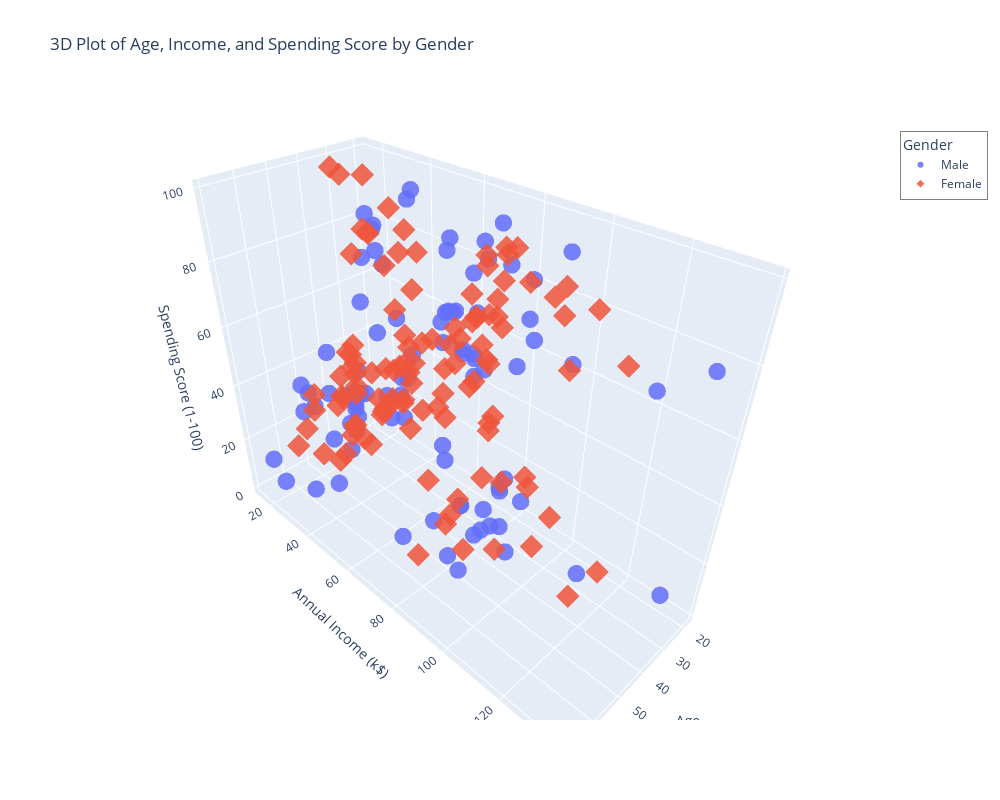

Notebook cell for this chart:
### Markdown cell above
# Data Visualization

### Code cell
# scatter plot
fig = px.scatter_3d(
    df,
    x='Age',
    y='Annual Income (k$)',
    z='Spending Score (1-100)',
    color='Gender',
    symbol='Gender',
    hover_data=['Gender', 'Age', 'Annual Income (k$)', 'Spending Score (1-100)'],
    title='3D Plot of Age, Income, and Spending Score by Gender',
    opacity=0.85,
    width=1000,
    height=800
)

for trace in fig.data:
    trace.marker.size = 6

fig.update_layout(
    legend=dict(
        x=1.1,
        y=0.95,
        bgcolor='rgba(255,255,255,0.6)',
        bordercolor='gray',
        borderwidth=1
    )
)

fig.show()

### Figure 1 — Plotly figure (JSON) as saved in the notebook; plotly's stock layout.template omitted (floating-point values rounded to 4 significant figures)
{"data": [{"customdata": [["Male"], ["Male"], ["Male"], ["Male"], ["Male"], ["Male"], ["Male"], ["Male"], ["Male"], ["Male"], ["Male"], ["Male"], ["Male"], ["Male"], ["Male"], ["Male"], ["Male"], ["Male"], ["Male"], ["Male"], ["Male"], ["Male"], ["Male"], ["Male"], ["Male"], ["Male"], ["Male"], ["Male"], ["Male"], ["Male"], ["Male"], ["Male"], ["Male"], ["Male"], ["Male"], ["Male"], ["Male"], ["Male"], ["Male"], ["Male"], ["Male"], ["Male"], ["Male"], ["Male"], ["Male"], ["Male"], ["Male"], ["Male"], ["Male"], ["Male"], ["Male"], ["Male"], ["Male"], ["Male"], ["Male"], ["Male"], ["Male"], ["Male"], ["Male"], ["Male"], ["Male"], ["Male"], ["Male"], ["Male"], ["Male"], ["Male"], ["Male"], ["Male"], ["Male"], ["Male"], ["Male"], ["Male"], ["Male"], ["Male"], ["Male"], ["Male"], ["Male"], ["Male"], ["Male"], ["Male"], ["Male"], ["Male"], ["Male"], ["Male"], ["Male"], ["Male"], ["Male"], ["Male"]], "hovertemplate": "Gender=%{customdata[0]}<br>Age=%{x}<br>Annual Income (k$)=%{y}<br>Spending Score (1-100)=%{z}<extra></extra>", "legendgroup": "Male", "marker": {"color": "#636efa", "opacity": 0.85, "size": 6, "symbol": "circle"}, "mode": "markers", "name": "Male", "scene": "scene", "showlegend": true, "type": "scatter3d", "x": [19, 21, 64, 67, 37, 22, 20, 52, 35, 25, 31, 29, 35, 60, 53, 18, 24, 48, 33, 59, 47, 69, 53, 70, 19, 63, 18, 19, 70, 59, 26, 40, 57, 38, 67, 48, 18, 48, 24, 48, 20, 67, 26, 49, 54, 68, 66, 65, 19, 27, 39, 43, 40, 59, 38, 47, 39, 20, 32, 19, 32, 25, 28, 48, 34, 43, 39, 37, 34, 19, 50, 42, 32, 40, 28, 36, 36, 58, 27, 59, 35, 46, 30, 28, 33, 32, 32, 30], "y": [15, 15, 19, 19, 20, 20, 21, 23, 24, 24, 25, 28, 28, 30, 33, 33, 38, 39, 42, 43, 43, 44, 46, 46, 46, 48, 48, 48, 49, 54, 54, 54, 54, 54, 54, 54, 59, 60, 60, 61, 61, 62, 62, 62, 63, 63, 63, 63, 64, 67, 69, 71, 71, 71, 71, 71, 71, 73, 73, 74, 75, 77, 77, 77, 78, 78, 78, 78, 78, 81, 85, 86, 87, 87, 87, 87, 87, 88, 88, 93, 93, 98, 99, 101, 113, 126, 137, 137], "z": [39, 81, 3, 14, 13, 79, 66, 29, 35, 73, 73, 82, 61, 4, 4, 92, 92, 36, 60, 60, 41, 46, 46, 56, 55, 51, 59, 59, 55, 47, 54, 48, 51, 55, 41, 46, 41, 49, 52, 42, 49, 59, 55, 56, 46, 43, 48, 52, 46, 56, 91, 35, 95, 11, 75, 9, 75, 5, 73, 10, 93, 12, 97, 36, 90, 17, 88, 1, 1, 5, 26, 20, 63, 13, 75, 10, 92, 15, 69, 14, 90, 15, 97, 68, 8, 74, 18, 83]}, {"customdata": [["Female"], ["Female"], ["Female"], ["Female"], ["Female"], ["Female"], ["Female"], ["Female"], ["Female"], ["Female"], ["Female"], ["Female"], ["Female"], ["Female"], ["Female"], ["Female"], ["Female"], ["Female"], ["Female"], ["Female"], ["Female"], ["Female"], ["Female"], ["Female"], ["Female"], ["Female"], ["Female"], ["Female"], ["Female"], ["Female"], ["Female"], ["Female"], ["Female"], ["Female"], ["Female"], ["Female"], ["Female"], ["Female"], ["Female"], ["Female"], ["Female"], ["Female"], ["Female"], ["Female"], ["Female"], ["Female"], ["Female"], ["Female"], ["Female"], ["Female"], ["Female"], ["Female"], ["Female"], ["Female"], ["Female"], ["Female"], ["Female"], ["Female"], ["Female"], ["Female"], ["Female"], ["Female"], ["Female"], ["Female"], ["Female"], ["Female"], ["Female"], ["Female"], ["Female"], ["Female"], ["Female"], ["Female"], ["Female"], ["Female"], ["Female"], ["Female"], ["Female"], ["Female"], ["Female"], ["Female"], ["Female"], ["Female"], ["Female"], ["Female"], ["Female"], ["Female"], ["Female"], ["Female"], ["Female"], ["Female"], ["Female"], ["Female"], ["Female"], ["Female"], ["Female"], ["Female"], ["Female"], ["Female"], ["Female"], ["Female"], ["Female"], ["Female"], ["Female"], ["Female"], ["Female"], ["Female"], ["Female"], ["Female"], ["Female"], ["Female"], ["Female"], ["Female"]], "hovertemplate": "Gender=%{customdata[0]}<br>Age=%{x}<br>Annual Income (k$)=%{y}<br>Spending Score (1-100)=%{z}<extra></extra>", "legendgroup": "Female", "marker": {"color": "#EF553B", "opacity": 0.85, "size": 6, "symbol": "diamond"}, "mode": "markers", "name": "Female", "scene": "scene", "showlegend": true, "type": "scatter3d", "x": [20, 23, 31, 22, 35, 23, 30, 35, 58, 24, 35, 35, 46, 54, 45, 40, 23, 21, 49, 21, 42, 30, 36, 20, 65, 31, 49, 24, 50, 27, 29, 31, 49, 31, 50, 51, 27, 67, 54, 43, 68, 32, 47, 60, 60, 45, 23, 49, 46, 21, 55, 22, 34, 50, 68, 40, 32, 47, 27, 23, 49, 21, 66, 19, 38, 18, 19, 63, 49, 51, 50, 38, 40, 23, 31, 25, 31, 29, 44, 35, 57, 28, 32, 32, 34, 44, 38, 47, 27, 30, 30, 56, 29, 31, 36, 33, 36, 52, 30, 37, 32, 29, 41, 54, 41, 36, 34, 32, 38, 47, 35, 45], "y": [16, 16, 17, 17, 18, 18, 19, 19, 20, 20, 21, 23, 25, 28, 28, 29, 29, 30, 33, 33, 34, 34, 37, 37, 38, 39, 39, 39, 40, 40, 40, 40, 42, 43, 43, 44, 46, 47, 47, 48, 48, 48, 49, 50, 50, 54, 54, 54, 54, 54, 57, 57, 58, 58, 59, 60, 60, 60, 60, 62, 62, 62, 63, 63, 64, 65, 65, 65, 65, 67, 67, 67, 69, 70, 70, 72, 72, 73, 73, 74, 75, 76, 76, 77, 78, 78, 78, 78, 78, 78, 78, 79, 79, 81, 85, 86, 87, 88, 88, 97, 97, 98, 99, 101, 103, 103, 103, 103, 113, 120, 120, 126], "z": [6, 77, 40, 76, 6, 94, 72, 99, 15, 77, 35, 98, 5, 14, 32, 31, 87, 73, 14, 81, 17, 73, 26, 75, 35, 61, 28, 65, 55, 47, 42, 42, 52, 54, 45, 50, 51, 52, 59, 50, 48, 47, 42, 49, 56, 53, 52, 42, 44, 57, 58, 55, 60, 46, 55, 40, 42, 47, 50, 41, 48, 42, 50, 54, 42, 48, 50, 43, 59, 43, 57, 40, 58, 29, 77, 34, 71, 88, 7, 72, 5, 40, 87, 74, 22, 20, 76, 16, 89, 78, 73, 35, 83, 93, 75, 95, 27, 13, 86, 32, 86, 88, 39, 24, 17, 85, 23, 69, 91, 16, 79, 28]}], "layout": {"height": 800, "legend": {"bgcolor": "rgba(255,255,255,0.6)", "bordercolor": "gray", "borderwidth": 1, "title": {"text": "Gender"}, "tracegroupgap": 0, "x": 1.1, "y": 0.95}, "scene": {"domain": {"x": [0, 1], "y": [0, 1]}, "xaxis": {"title": {"text": "Age"}}, "yaxis": {"title": {"text": "Annual Income (k$)"}}, "zaxis": {"title": {"text": "Spending Score (1-100)"}}}, "title": {"text": "3D Plot of Age, Income, and Spending Score by Gender"}, "width": 1000}}
